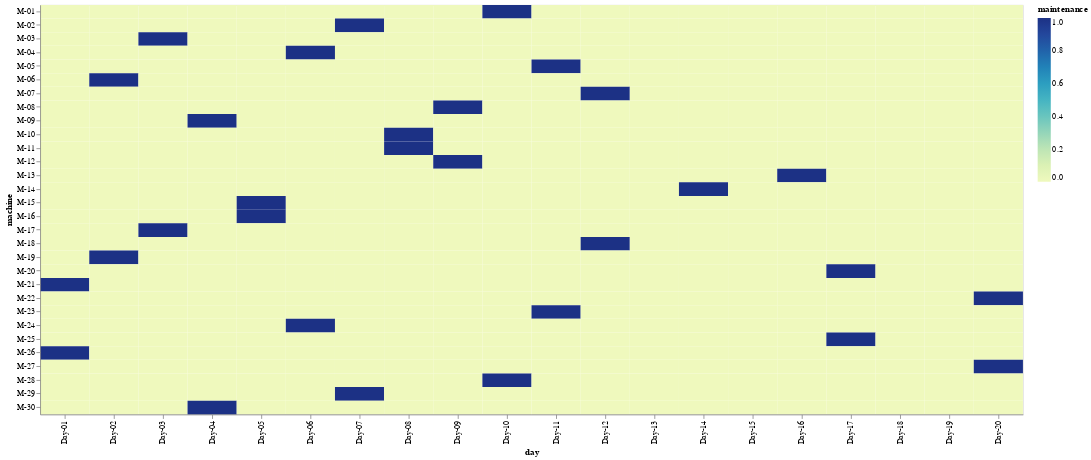

The cell this chart's notebook holds for it:
### Markdown cell above
Display the maintenance plan.

### Code cell
alt.Chart(df_maintenance).mark_rect().encode(
    x='day:O',
    y='machine:O',
    color='maintenance:Q'
).properties(
    width=1200,
    height=500
)

### Figure 1 — Vega-Lite specification as saved in the notebook (floating-point values rounded to 4 significant figures; data arrays with more than 128 entries replaced by an {"elided": "..."} marker saying what was removed)
{"config": {"view": {"continuousWidth": 400, "continuousHeight": 300}}, "data": {"name": "data-2c5dc1c7740f2a33eb40579f2a1c461b"}, "mark": "rect", "encoding": {"color": {"type": "quantitative", "field": "maintenance"}, "x": {"type": "ordinal", "field": "day"}, "y": {"type": "ordinal", "field": "machine"}}, "height": 500, "width": 1200, "$schema": "https://vega.github.io/schema/vega-lite/v4.8.1.json", "datasets": {"data-2c5dc1c7740f2a33eb40579f2a1c461b": {"elided": "600 records"}}}
